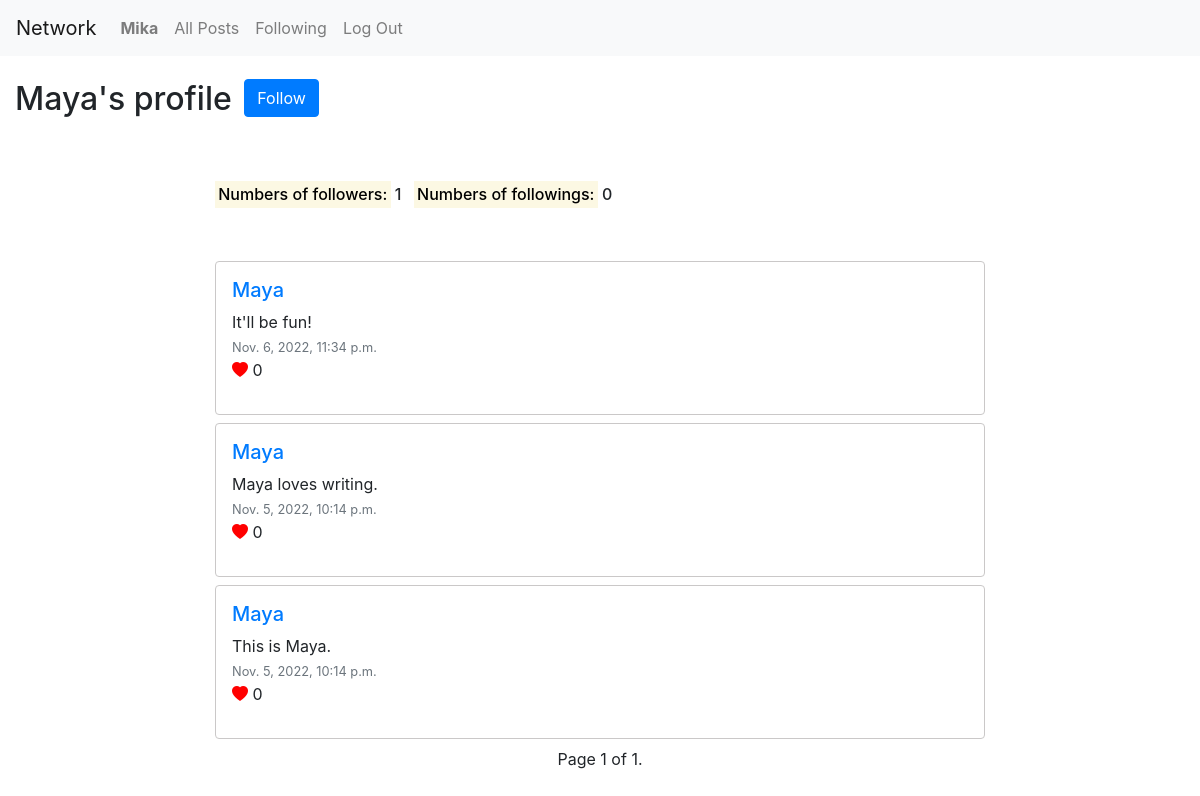
The app's page /profile/Maya (signed in), older data.
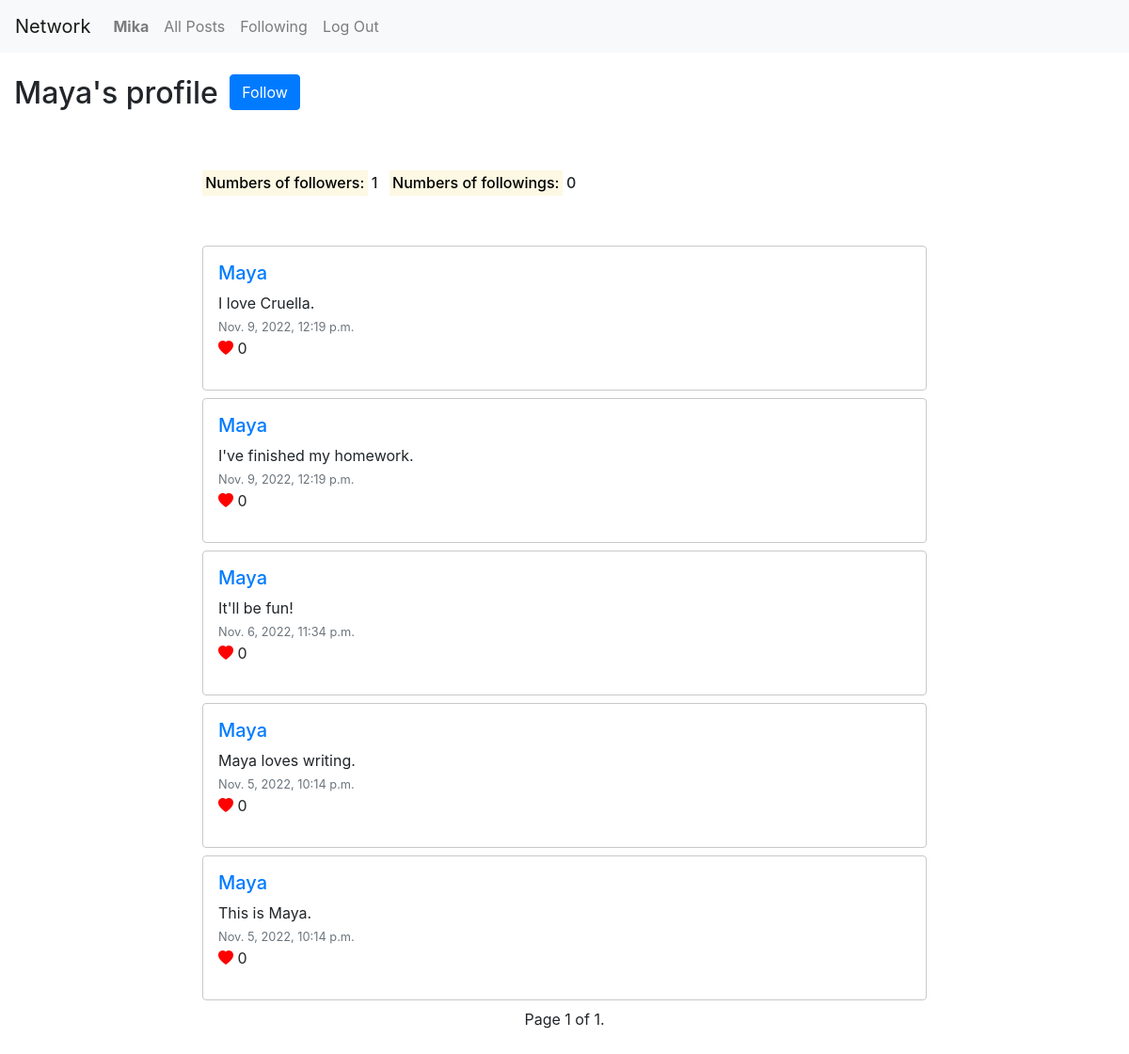
The same page, newer data.
### network/models.py (models this page shows, shortened)
class User(AbstractUser):
    pass

class FollowList(models.Model):
    user = models.ForeignKey('User', on_delete=models.CASCADE, related_name='user')
    followings = models.ManyToManyField('User', related_name='followings', blank=True)
    followers = models.ManyToManyField('User', related_name='followers', blank=True)

class Post(models.Model):
    poster = models.ForeignKey('User', on_delete=models.CASCADE, related_name='poster')
    content = models.TextField()
    date_created = models.DateTimeField(default=timezone.now)
    number_of_like = models.IntegerField(default=0)

### network/views.py (the view)
# urls.py: path("profile/<str:poster_name>", views.profile, name="profile"),
@login_required
def profile(request, poster_name):
    poster_id = User.objects.filter(username=poster_name).first()
    posts = Post.objects.filter(poster=poster_id).order_by('date_created').reverse()
    try:
        follow_list = FollowList.objects.get(user=request.user)
    except FollowList.DoesNotExist:
        follow_list = None
    try:
        poster_follow_list = FollowList.objects.get(user=poster_id)
    except FollowList.DoesNotExist:
        poster_follow_list = None
    paginator = Paginator(posts, 10)
    page_number = request.GET.get('page')
    page_obj = paginator.get_page(page_number)
    return render(request, "network/profile.html", {
        'page_obj': page_obj,
        'poster': poster_name,
        'follow_list': follow_list,
        'poster_follow_list': poster_follow_list,
        'form': NewPostForm()
    })

### network/templates/network/profile.html (shortened to what this page needs)
{% extends "network/layout.html" %}
{% block body %}
    <ul class="list-inline">
        <li class="list-inline-item">
            <h2 class="my-4">{{ poster }}'s profile</h2>
        </li>
        <li class="list-inline-item">
            {% if poster != request.user.username %}
                {% if follow_list is None or posts.first.poster not in follow_list.followings.all %}
                <form action="{% url 'toggle_follow' poster %}" method="post">
                    <button type="submit" class="btn btn-primary mb-3 border-primary">Follow</button>
                </form>
                {% else %}
                <form action="{% url 'toggle_follow' poster %}" method="post">
                    {% csrf_token %}
                    <button type="submit" class="btn btn-danger mb-3 border-danger">Unfollow</button>
                </form>
                {% endif %}
            {% endif %}
        </li>
    </ul>
    <div class="row">
        <div class="col-lg-8 offset-lg-2 mt-4">
             <ul class="list-inline">
                <li class="list-inline-item h6">
                    <mark>Numbers of followers:</mark> {{ poster_follow_list.followers.count }}
                </li>
                <li class="list-inline-item h6">
                    <mark>Numbers of followings:</mark> {{ poster_follow_list.followings.count }}
                </li>
            </ul>
            <div class="my-5">
                {% include "network/posts.html" %}
        </div>
    </div>
{% endblock %}

### network/templates/network/layout.html (shortened to what this page needs)
{% load static %}
<!DOCTYPE html>
<html lang="en">
    <head>
        <link rel="stylesheet" href="https://stackpath.bootstrapcdn.com/bootstrap/4.4.1/css/bootstrap.min.css">
        <link rel="stylesheet" href="https://cdn.jsdelivr.net/npm/bootstrap-icons@1.8.3/font/bootstrap-icons.css" />
        <link href="{% static 'network/styles.css' %}" rel="stylesheet">
    </head>
    <body>
        <nav class="navbar navbar-expand-lg navbar-light bg-light">
            <a class="navbar-brand" href="#">Network</a>
            <div>
              <ul class="navbar-nav mr-auto">
                {% if user.is_authenticated %}
                    <li class="nav-item">
                        <a class="nav-link" href="{% url 'profile' user.username %}"><strong>{{ user.username }}</strong></a>
                    </li>
                {% endif %}
                <li class="nav-item">
                  <a class="nav-link" href="{% url 'index' %}">All Posts</a>
                </li>
                {% if user.is_authenticated %}
                    <li class="nav-item">
                        <a class="nav-link" href="{% url 'following' %}">Following</a>
                    </li>
                    <li class="nav-item">
                        <a class="nav-link" href="{% url 'logout' %}">Log Out</a>
                    </li>
                {% endif %}
              </ul>
            </div>
          </nav>
        <div class="body container-fluid">
            {% block body %}
            {% endblock %}
        </div>
    </body>
</html>

### network/templates/network/posts.html (shortened to what this page needs)
<div>
    {% for post in page_obj %}
    <div class="border rounded my-2 p-3" id="post">
        <a href="{% url 'profile' post.poster %}"><h5>{{ post.poster }}</h5></a>
        <ul class="list-unstyled">
            <li>{{ post.content }}</li>
            <li><small class="text-muted">{{ post.date_created }}</small></li>
            <li><i class="bi bi-heart-fill" id="heart"></i> {{ post.number_of_like }}</li>
        </ul>
    </div>
    {% endfor %}
    <div class="pagination justify-content-center">
        <span class="step-links">
            <span class="current">
                Page {{ page_obj.number }} of {{ page_obj.paginator.num_pages }}.
            </span>
        </span>
    </div>

### network/static/network/styles.css (style rules this page uses)
#post { border-color: rgb(202, 200, 200) !important; clear: both; }
#heart { color: red; }

Row changes from the older to the newer data that the page shows:
added Post: poster "Maya", content "I love Cruella.", date_created "Nov. 9, 2022, 12:19 p.m.", number_of_like "0"
added Post: poster "Maya", content "I've finished my homework.", date_created "Nov. 9, 2022, 12:19 p.m.", number_of_like "0"
